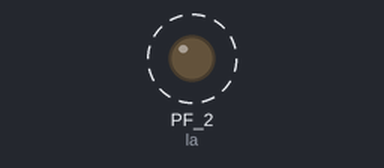
A sketch run on a simulated TI Tiva C LaunchPad. Parts: output pins drawn as LEDs (lit = HIGH). Dashed ring = blinking. What the sketch prints to the serial monitor is not drawn.

Above: at 0.7 s.
Timing chart, 0 to 3.9 s (numbered marks = the images above):
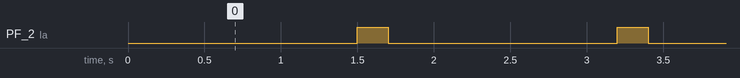

Measured:
- by itself, PF_2 (la): alternates HIGH for 0.20 s and LOW for 1.5 s

The sketch:

Hola_tiva.ino
```cpp
int la=PF_2;

void setup() {
Serial.begin(9600);
pinMode(la,OUTPUT);
}

void loop() {
  digitalWrite(la,LOW);
  Serial.println("Esta es una prueba");
  delay(1500);
  digitalWrite(la,HIGH);
  delay(200);
}
```
